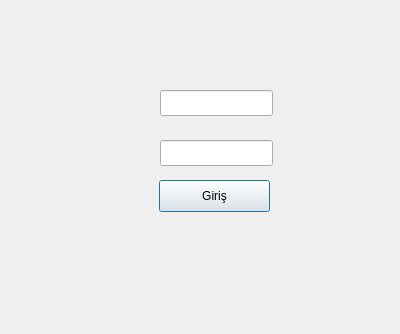
<?xml version="1.0" encoding="UTF-8"?>
<ui version="4.0">
 <class>Dialog</class>
 <widget class="QDialog" name="Dialog">
  <property name="geometry">
   <rect>
    <x>0</x>
    <y>0</y>
    <width>400</width>
    <height>334</height>
   </rect>
  </property>
  <property name="windowTitle">
   <string>Dialog</string>
  </property>
  <widget class="QLineEdit" name="txtUsername">
   <property name="geometry">
    <rect>
     <x>160</x>
     <y>90</y>
     <width>113</width>
     <height>26</height>
    </rect>
   </property>
  </widget>
  <widget class="QLineEdit" name="txtPassword">
   <property name="geometry">
    <rect>
     <x>160</x>
     <y>140</y>
     <width>113</width>
     <height>26</height>
    </rect>
   </property>
   <property name="echoMode">
    <enum>QLineEdit::Password</enum>
   </property>
  </widget>
  <widget class="QPushButton" name="btnLogin">
   <property name="geometry">
    <rect>
     <x>159</x>
     <y>180</y>
     <width>111</width>
     <height>32</height>
    </rect>
   </property>
   <property name="text">
    <string>Giriş</string>
   </property>
  </widget>
 </widget>
 <resources/>
 <connections/>
</ui>
